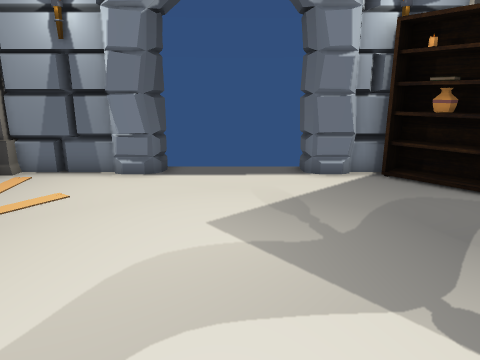
[1] (above)

12 first-person views from a walk through a Unity game level. The camera is 1.2 m above the floor, tilts 14° down and sees 70° across. The floor is counted in squares, 0.5 m on a side. Each view is taken from the middle of a square. On the plan, view 1 faces up. The plan holds only what a view shows up to about 20 squares ahead; the rest is blank. The player is left out. Door leaves are left out, so doorways stand open.

[2]
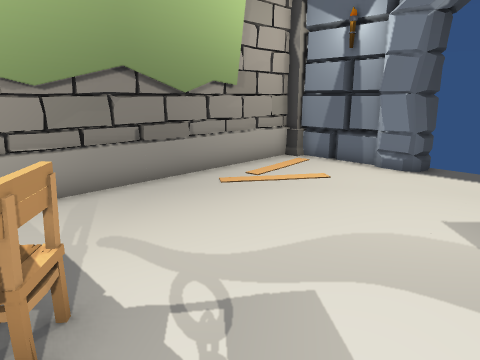

[3]
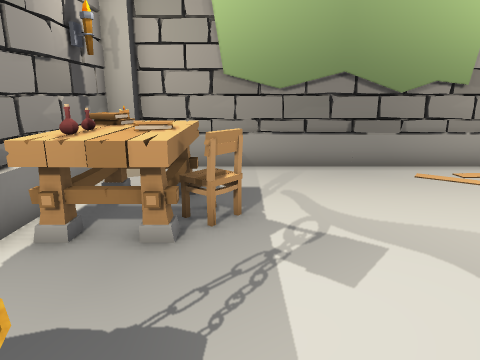

[4]
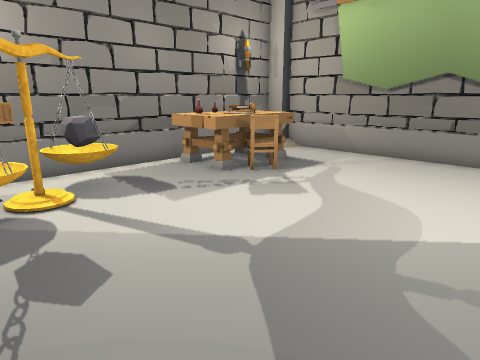

[5]
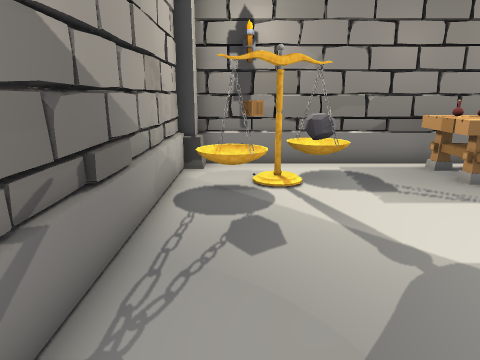

[6]
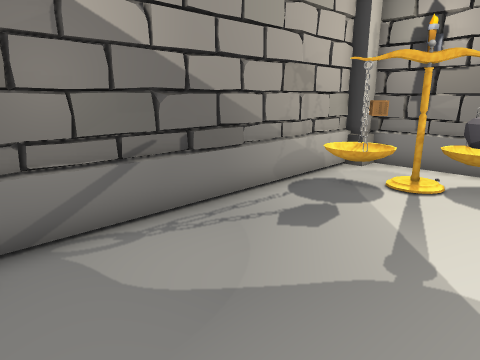

[7]
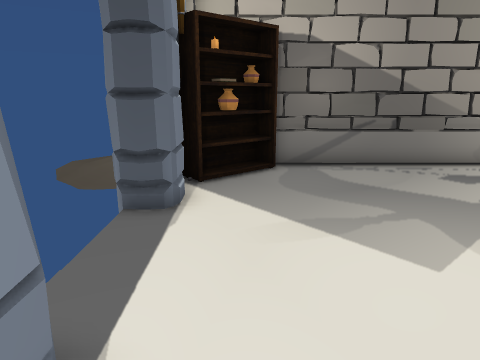

[8]
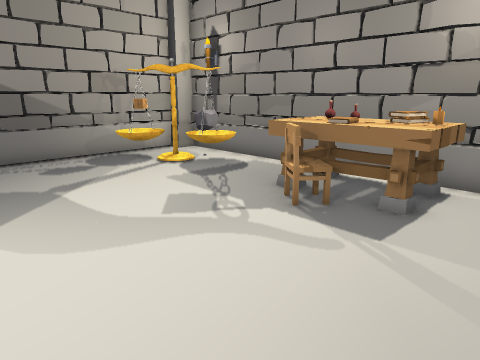

[9]
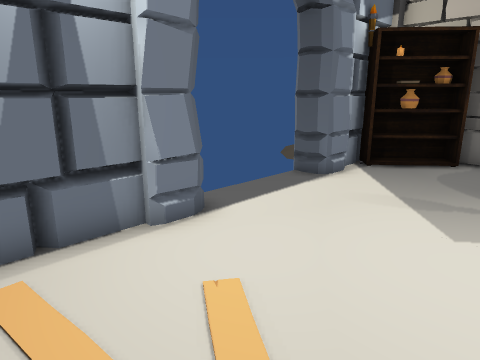

[10]
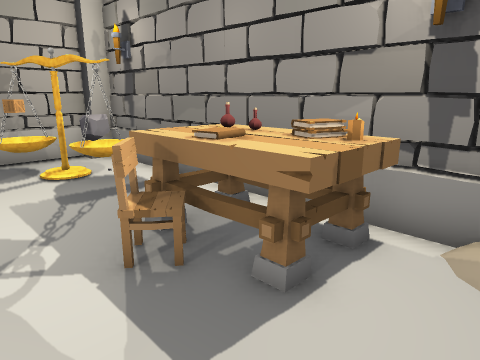

[11]
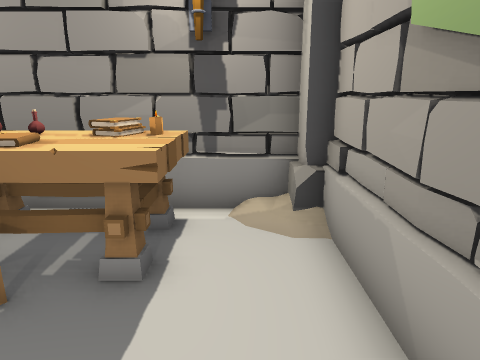

[12]
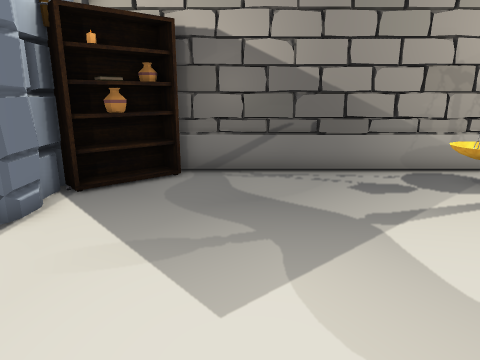

### Floor plan
Key: @ floor where view 1 was taken; # wall or solid block; . floor; D open door; = window, fence, low wall or low ledge; T thing the floor can be seen under or through; O other object.
Columns run from 8 left of view 1 to 7 right of it. Each row starts with its distance up from view 1.
 12           ##
 11  #####DDDDD###
 10 # ..##DDDDD#OOO
  9 #............OO
  8 #.............O#
  7 #..............#
  6 #..............#
  5 #..............#
  4 #..............#
  3 #..............#
  2 #..............#
  1 #..............#
  0 #....OO.@....T #
 -1 #..OOOOO...OTTT#
 -2 #..OOOOO..#OT..#
 -3 OO.OOOOO..#=...#
 -4 O###############
 -5    ##

Where each view was taken, in squares from view 1:
view 1: 0 up, 0 right, facing up
view 2: 1 down, 1 right, facing up-left
view 3: 0 up, 4 right, facing left
view 4: 7 up, 6 right, facing down-left
view 5: 8 up, 5 right, facing down
view 6: 8 up, 1 right, facing down-right
view 7: 9 up, 5 left, facing right
view 8: 6 up, 7 left, facing down-right
view 9: 5 up, 7 left, facing up-right
view 10: 2 up, 7 left, facing down-right
view 11: 3 up, 6 left, facing down
view 12: 6 up, 4 left, facing right
